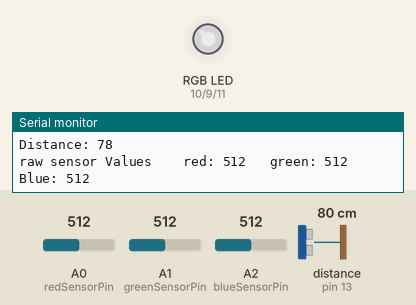
The sketch below on a simulated Arduino Uno, built with avr-gcc and run on an emulated ATmega328P. On the bench: an RGB LED mixed from three pins (HIGH = lit), the last lines printed to the serial monitor. Wiring (inferred from the names in the program): ultrasonic range finder: trigger pin 12; echo pin 13. Inputs (shaded band) come from the test bench; at power-on: A0 (redSensorPin) = 512, A1 (greenSensorPin) = 512, A2 (blueSensorPin) = 512, distance to the obstacle (sensor on pin 13) 80 cm. The echo pulse lasts 58.3 µs per cm; dim RGB values are drawn brighter than linear; pins used as bus, display or sensor lines are not drawn.

Above: at 1.2 s.
1.3 s: A0 (redSensorPin) set to 30
At 2.6 s:
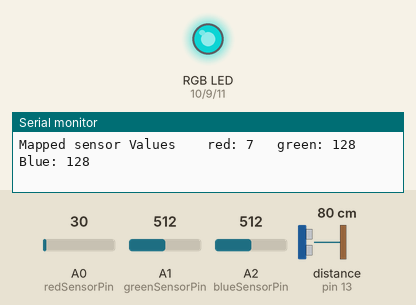
2.9 s: A1 (greenSensorPin) set to 30
At 4.2 s:
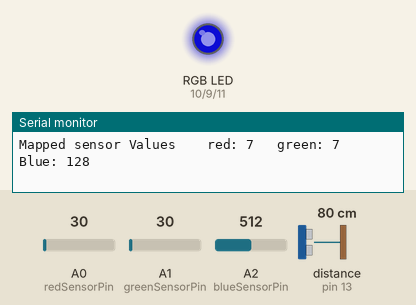
4.5 s: A2 (blueSensorPin) set to 30
At 4.9 s:
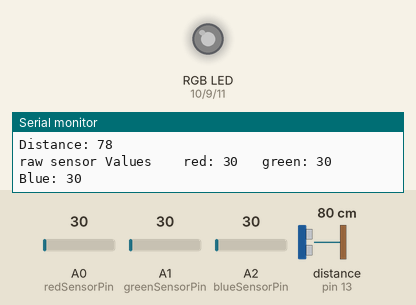
6.1 s: A0 (redSensorPin) set to 306
At 7.2 s:
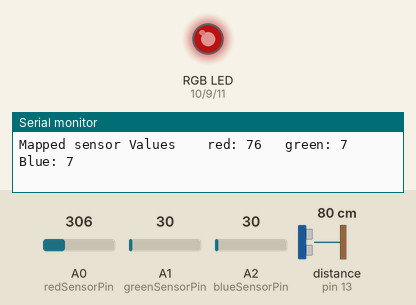
7.8 s: A1 (greenSensorPin) set to 306
At 9.2 s:
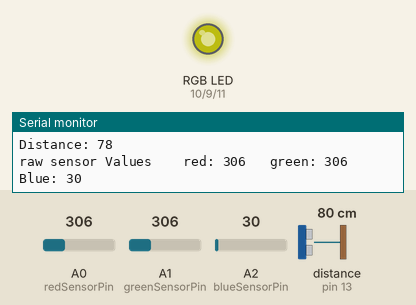
9.5 s: A2 (blueSensorPin) set to 716
At 10.6 s:
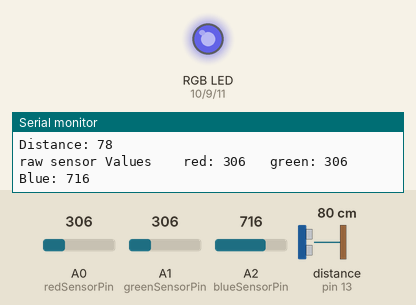
Timing chart, 0 to 12.1 s (numbered marks = the images above; inputs shaded):
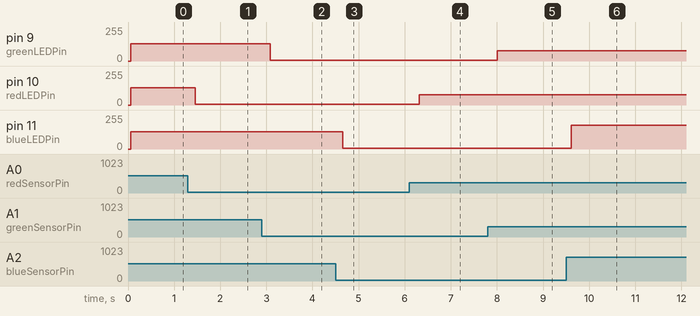

The sketch:

Ultrasonic_Sensor_CoverLight.ino
```cpp
/* Ultrasonic Sensor HC-SR04 and Arduino Tutorial
*
* Crated by Dejan Nedelkovski,
* www.HowToMechatronics.com
*
*/

const int greenLEDPin = 9;    // LED connected to digital pin 9
const int redLEDPin = 10;     // LED connected to digital pin 10
const int blueLEDPin = 11;    // LED connected to digital pin 11

const int redSensorPin = A0;  // pin with the photoresistor with the red gel
const int greenSensorPin = A1;   // pin with the photoresistor with the green gel
const int blueSensorPin = A2;   // pin with the photoresistor with the blue gel

int redValue = 0; // value to write to the red LED
int greenValue = 0; // value to write to the green LED
int blueValue = 0; // value to write to the blue LED

int redSensorValue = 0; // variable to hold the value from the red sensor
int greenSensorValue = 0; // variable to hold the value from the green sensor
int blueSensorValue = 0; // variable to hold the value from the blue sensor


// defines pins numbers
const int trigPin = 12;
const int echoPin = 13;
// defines variables
long duration;
int distance;

void setup() {
// set the digital pins as outputs
  pinMode(greenLEDPin, OUTPUT);
  pinMode(redLEDPin, OUTPUT);
  pinMode(blueLEDPin, OUTPUT);

  pinMode(trigPin, OUTPUT); // Sets the trigPin as an Output
  pinMode(echoPin, INPUT); // Sets the echoPin as an Input
  Serial.begin(9600); // Starts the serial communication
}
void loop() {

   //Read the sensors first:

  // read the value from the red-filtered photoresistor:
  redSensorValue = analogRead(redSensorPin);
  // give the ADC a moment to settle
  delay(5);
  // read the value from the green-filtered photoresistor:
  greenSensorValue = analogRead(greenSensorPin);
  // give the ADC a moment to settle
  delay(5);
  // read the value from the blue-filtered photoresistor:
  blueSensorValue = analogRead(blueSensorPin);

  // print out the values to the serial monitor
  Serial.print("raw sensor Values \t red: ");
  Serial.print(redSensorValue);
  Serial.print("\t green: ");
  Serial.print(greenSensorValue);
  Serial.print("\t Blue: ");
  Serial.println(blueSensorValue);

  /*
  In order to use the values from the sensor for the LED,
  you need to do some math. The ADC provides a 10-bit number,
  but analogWrite() uses 8 bits. You'll want to divide your
  sensor readings by 4 to keep them in range of the output.
  */
  redValue = redSensorValue / 4;
  greenValue = greenSensorValue / 4;
  blueValue = blueSensorValue / 4;

  //  print out the mapped values
  Serial.print("Mapped sensor Values \t red: ");
  Serial.print(redValue);
  Serial.print("\t green: ");
  Serial.print(greenValue);
  Serial.print("\t Blue: ");
  Serial.println(blueValue);

  /*
  Now that you have a usable value, it's time to PWM the LED.
  */
  analogWrite(redLEDPin, redValue);
  analogWrite(greenLEDPin, greenValue);
  analogWrite(blueLEDPin, blueValue);


// Clears the trigPin
digitalWrite(trigPin, LOW);
delayMicroseconds(2);
// Sets the trigPin on HIGH state for 10 micro seconds
digitalWrite(trigPin, HIGH);
delayMicroseconds(10);
digitalWrite(trigPin, LOW);
// Reads the echoPin, returns the sound wave travel time in microseconds
duration = pulseIn(echoPin, HIGH);
// Calculating the distance
distance= duration*0.034/2;
// Prints the distance on the Serial Monitor
Serial.print("Distance: ");
Serial.println(distance);
}
```

Measured:
- after the input at 1.3 s, pin 10 (redLEDPin): 128/255 → 7/255 after 0.16 s
- after the input at 2.9 s, pin 9 (greenLEDPin): 128/255 → 7/255 after 0.18 s
- after the input at 4.5 s, pin 11 (blueLEDPin): 128/255 → 7/255 after 0.16 s
- after the input at 6.1 s, pin 10 (redLEDPin): 7/255 → 76/255 after 0.22 s
- after the input at 7.8 s, pin 9 (greenLEDPin): 7/255 → 76/255 after 0.21 s
- after the input at 9.5 s, pin 11 (blueLEDPin): 7/255 → 179/255 after 0.11 s
